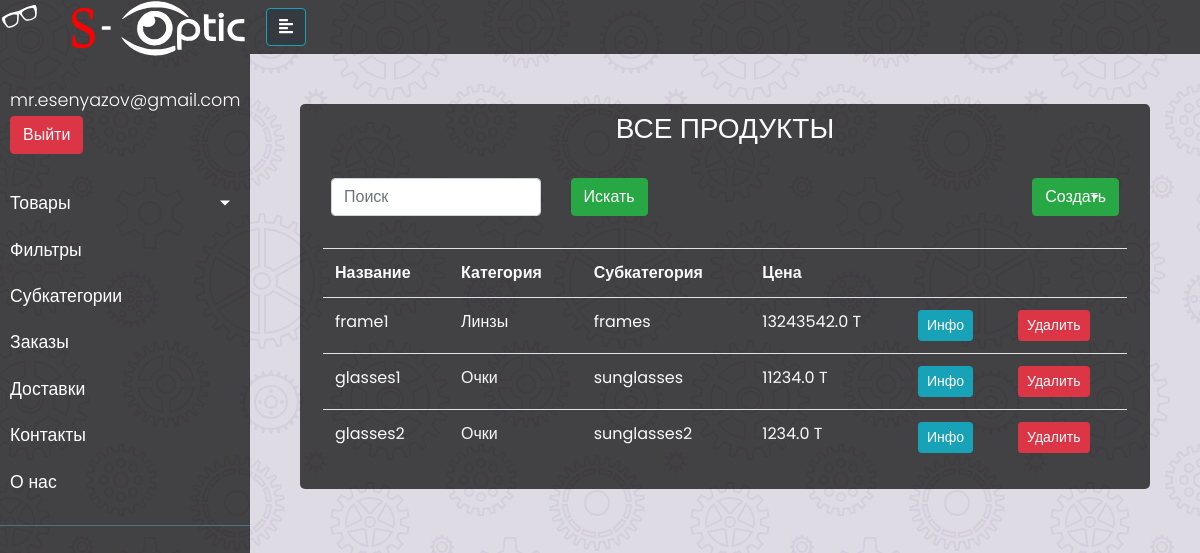
/dashboard/products/ (signed in), run on the app's committed database.
### accounts/models.py (models this page shows, shortened)
class User(AbstractBaseUser, PermissionsMixin):
    email = models.EmailField(max_length=255, unique=True)
    is_active = models.BooleanField(default=True)
    is_staff = models.BooleanField(default=False)
    objects = UserManager()
    USERNAME_FIELD = 'email'
    REQUIRED_FIELDS = []

### products/models.py (models this page shows, shortened)
class Product(models.Model):
    SEXES = (
        ('man', 'man'),
        ('woman', 'woman'),
        ('unisex', 'unisex'),
        ('child', 'child'),
    )
    title = models.CharField(max_length=100)
    description = models.TextField(null=True, blank=True)
    price = models.FloatField(default=0)
    img_1 = models.ImageField(upload_to=get_file_path, null=True, blank=True)
    img_2 = models.ImageField(upload_to=get_file_path, null=True, blank=True)
    img_3 = models.ImageField(upload_to=get_file_path, null=True, blank=True)
    cat = models.CharField(max_length=10, choices=CATEGORIES)
    subcat = models.ForeignKey(SubCategory, blank=True, null=True, on_delete=models.SET_NULL)
    is_new = models.BooleanField(default=True)
    is_leader = models.BooleanField(default=False)
    is_discount = models.BooleanField(default=False)
    discount = models.IntegerField(validators=[min_0], null=True, default=0)
    brand = models.ForeignKey(Brand, blank=True, null=True, on_delete=models.SET_NULL)
    material = models.ForeignKey(Material, blank=True, null=True, on_delete=models.SET_NULL)
    sex = models.CharField(max_length=20, choices=SEXES, null=True, blank=True)
    radius = models.ForeignKey(Radius, blank=True, null=True, on_delete=models.SET_NULL)
    opt_power = models.ForeignKey(OpticalPower, blank=True, null=True, on_delete=models.SET_NULL)
    volume = models.ForeignKey(Volume, blank=True, null=True, on_delete=models.SET_NULL)
    class Meta:
        ordering = ('title', 'price',)

class SubCategory(models.Model):
    value = models.CharField(max_length=20)
    cat = models.CharField(max_length=20, choices=CATEGORIES)

### dashboard/views.py (the view)
# urls.py: path('products/', products, name='products'),
@login_required(login_url='login')
@staff_member_required(login_url='login')
def products(request):
    delete_null()
    products = Product.objects.all()
    subcategories = SubCategory.objects.all()
    if request.method == 'POST':
        search = request.POST.get('search', None)
        products = products.filter(title__contains=search)
    paginator = Paginator(products, 10)
    page_number = request.GET.get('page')
    page_obj = paginator.get_page(page_number)
    context = {
        'products': page_obj,
        'subcategories': subcategories,
        'title': 'ВСЕ ПРОДУКТЫ'
    }
    return render(request, 'dashboard/products/products.html', context)

### dashboard/views.py (called while the page is built)
def delete_null():
    for product in Product.objects.all():
        if len(product.title) == 0:
            product.delete()

### dashboard/templates/dashboard/products/products.html (shortened to what this page needs)
{% extends 'dashboard/base.html' %}
{% load static %}
{% block styles %}
    <link rel="stylesheet" href="{% static 'products/style.css' %}">
{% endblock %}
{% block content %}
    <div class="container p-2 content-block">
        <div class="col-md">
            <h3 class="text-center mb-4">{{ title }}</h3>
            <div class=" p-2 d-flex justify-content-between mb-4">
                <form action="" method="POST" class="row">
                    <div class="col-md">
                        <input type="text" name="search" class="form-control" placeholder="Поиск">
                    </div>
                    <div class="col-md">
                        <input type="submit" value="Искать" class="btn btn-success">
                    </div>
                </form>
                <div>
                    <div class="dropdown">
                        <button class="btn btn-success dropdown-toggle" type="button" id="dropdownMenuButton"
                                data-toggle="dropdown" aria-haspopup="true" aria-expanded="false">
                            Создать
                        </button>
                    </div>
                </div>
            </div>
            <div>
                <table class="table w-100 text-light">
                    <tr>
                        <th>Название</th>
                        <th>Категория</th>
                        <th>Субкатегория</th>
                        <th>Цена</th>
                        <th></th>
                        <th></th>
                    </tr>
                    {% for product in products %}
                        <tr>
                            <td>{{ product.title }}</td>
                            <td>
                                {% if product.cat == 'frames' %}
                                    Линзы
                                {% elif product.cat == 'glasses' %}
                                    Очки
                                {% elif product.cat == 'outlet' %}
                                    Outlet
                                {% endif %}
                            </td>
                            <td>
                                {% if product.subcat_id > 0 %}
                                    {% for subcat in subcategories %}
                                        {% if subcat.id == product.subcat_id %}
                                            {{ subcat.value }}
                                        {% endif %}
                                    {% endfor %}
                                {% else %}
                                    ---
                                {% endif %}
                            </td>
                            <td>
                                {{ product.price }} T
                            </td>
                            <td>
                                {% if product.cat == 'glasses' or product.cat == 'outlet' %}
                                    <a href="{% url 'glasses_detail' pk=product.id %}"
                                       class="btn btn-sm btn-info">Инфо</a>
                                    {% elif product.cat == 'frames' %}
                                    <a href="{% url 'frame_detail' pk=product.id %}"
                                       class="btn btn-sm btn-info">Инфо</a>
                                {% endif %}
                            </td>
                            <td>
                                <a href="{% url 'glasses_delete' pk=product.id %}"
                                   class="btn btn-sm btn-danger">Удалить</a>
                            </td>
                        </tr>
                    {% endfor %}
                </table>
            </div>
        </div>
    </div>
{% endblock %}

### dashboard/templates/dashboard/base.html (shortened to what this page needs)
{% load static %}
<!doctype html>
<html lang="en">
<head>
    <link rel="stylesheet" href="https://stackpath.bootstrapcdn.com/bootstrap/4.5.2/css/bootstrap.min.css"
>
    <link rel="stylesheet" href="{% static 'dash.css' %}">
    <link rel="stylesheet"
          href="https://cdnjs.cloudflare.com/ajax/libs/malihu-custom-scrollbar-plugin/3.1.5/jquery.mCustomScrollbar.min.css">
    {% block styles %}{% endblock %}
</head>
<body>
<div class="wrapper">
    <nav id="sidebar">
        <div>
            <img width="100%" src="{% static 'logo.svg' %}">
        </div>
        <ul class="list-unstyled components">
            <p>{{ request.user.email }}
                <a class="btn btn-danger" href="{% url 'logout' %}">Выйти</a>
            </p>
            <li>
                <a href="#homeSubmenu" data-toggle="collapse" aria-expanded="false" class="dropdown-toggle">Товары</a>
            </li>
            <li>
                <a href="{% url 'filters' %}">Фильтры</a>
            </li>
            <li>
                <a href="{% url 'subcats' %}">Субкатегории</a>
            </li>
            <li>
                <a href="{% url 'orders' %}">Заказы</a>
            </li>
            <li>
                <a href="{% url 'deliveries' %}">Доставки</a>
            </li>
            <li>
                <a href="{% url 'contacts_detail' %}">Контакты</a>
            </li>
            <li>
                <a href="{% url 'about_us_detail' %}">О нас</a>
            </li>
        </ul>
    </nav>
    <div id="content">
        <nav class="navbar navbar-expand-lg navbar-light bg-light" id="navbar">
            <button type="button" id="sidebarCollapse" class="btn btn-info bg-dark">
                <i class="fas fa-align-left "></i>
            </button>
        </nav>
        <div class="container">
            {% block content %}
            {% endblock %}
        </div>
    </div>
</div>
</body>
</html>

### static/dash.css (style rules this page uses)
body { font-family: 'Poppins', sans-serif; background-color: #DFDBE5; color: #fafafa !important; }
.content-block { background: rgba(0, 0, 0, 0.7); border-radius: 5px; }
p { font-family: 'Poppins', sans-serif; font-size: 1.1em; font-weight: 300; line-height: 1.7em; color: #999; }
a, a:hover, a:focus { color: inherit; text-decoration: none; transition: all 0.3s; }
#sidebar { min-width: 250px; max-width: 250px; min-height: 100vh; background: rgba(0, 0, 0, 0.7) !important; color: #fff; transition: all 0.3s; }
#navbar { width: 100% !important; background: rgba(0, 0, 0, 0.7) !important; }
#content { width: 100%; }
#content .container { padding: 50px; }
#sidebar ul.components { padding: 20px 0; border-bottom: 1px solid #47748b; }
#sidebar ul p { color: #fff; padding: 10px; }
#sidebar ul li a { padding: 10px; font-size: 1.1em; display: block; }
.wrapper { display: flex; width: 100%; align-items: stretch; }
a[data-toggle="collapse"] { position: relative; }
.dropdown-toggle::after { display: block; position: absolute; top: 50%; right: 20px; transform: translateY(-50%); }

### static/style.css (style rules this page uses)
body, html { margin: 0; padding: 0; height: 100%; background-color: #DFDBE5; }

### data on the page
User: user.email "mr.esenyazov@gmail.com"
Product: title "frame1", cat "Линзы", price "13243542.0"
SubCategory: value "frames"
Product: title "glasses1", cat "Очки", price "11234.0"
SubCategory: value "sunglasses"
Product: title "glasses2", cat "Очки", price "1234.0"
SubCategory: value "sunglasses2"

### other printed values
{{ title }} "ВСЕ ПРОДУКТЫ"
